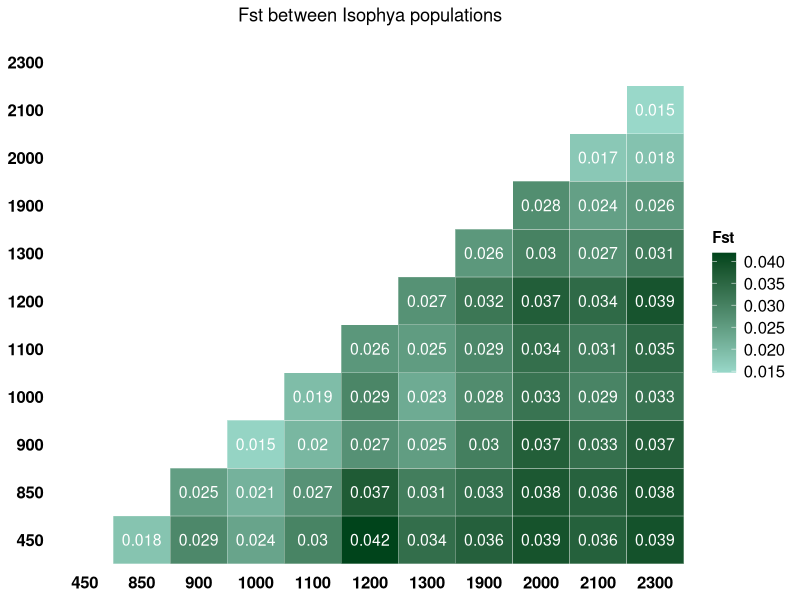

The R script that drew this image:
library(ggplot2)
library(dplyr)

# Read data
Fst <- read.table("isophya71.fst.dist.tsv", header = TRUE, sep = "\t")

# Define altitude order (ascending: 450 to 2300)
altitude_order <- c("450", "850", "900", "1000", "1100", "1200", "1300", "1900", "2000", "2100", "2300")

# Reorder pairs to ensure Pop1 < Pop2 (lower triangle)
Fst_lower <- Fst %>%
  rowwise() %>%
  mutate(
    Pop1_new = ifelse(as.numeric(Pop1) < as.numeric(Pop2), as.character(Pop1), as.character(Pop2)),
    Pop2_new = ifelse(as.numeric(Pop1) < as.numeric(Pop2), as.character(Pop2), as.character(Pop1))
  ) %>%
  select(Pop1 = Pop1_new, Pop2 = Pop2_new, Fst) %>%
  distinct(Pop1, Pop2, .keep_all = TRUE) %>%  # Remove duplicates
  mutate(
    Pop1 = factor(Pop1, levels = altitude_order),
    Pop2 = factor(Pop2, levels = altitude_order)
  ) %>%
  filter(as.numeric(Pop1) < as.numeric(Pop2))  # Keep only true lower triangle

# Plot with axes ordered low→high and dropped empty levels
p = ggplot(Fst_lower, aes(x = Pop2, y = Pop1)) +
  	geom_tile(aes(fill = Fst), color = "white") +
  	geom_text(aes(label = round(Fst, 3)), color = "white", size = 4) +
  	scale_fill_gradient(low = "#99D8C9", high = "#00441B", "Fst") +
  	scale_x_discrete(drop = TRUE, limits = altitude_order) +  # Hide empty columns
  	scale_y_discrete(drop = TRUE, limits = altitude_order) +  # Hide empty rows
  	labs(title = "Fst between Isophya populations") +
  	theme_minimal() +
  	theme(
    	axis.text.x = element_text(size = 12, colour = "black", face = "bold"),
    	axis.text.y = element_text(size = 12, colour = "black", face = "bold"),
    	legend.title = element_text(size = 11, face = "bold"),  # Larger legend title
    	legend.text = element_text(size = 12),  # Larger legend labels
    	panel.grid = element_blank(),
    	axis.title = element_blank(),
    	plot.title = element_text(hjust = 0.5)
  	)

ggsave(
  "isophya71.Fst.pdf",
  p,
  width  = 250,
  height = 210,
  units  = "mm",
  dpi    = 300
)
